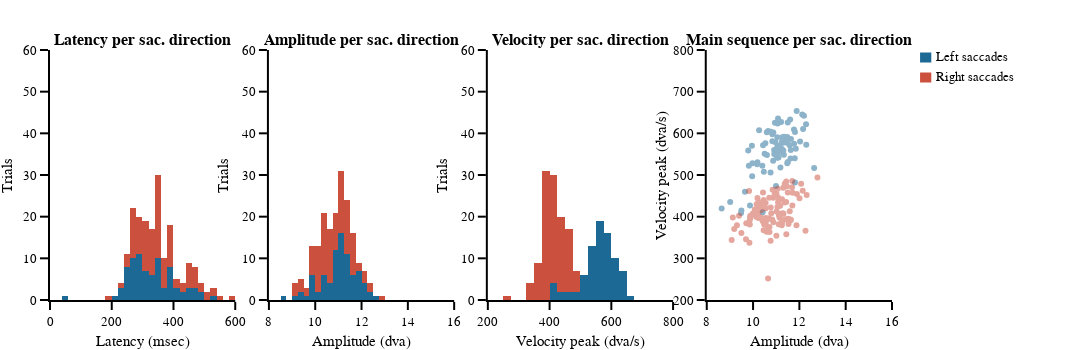

The code cell stored with this chart in its notebook:
### Markdown cell above
#### Saccade parameter graph

### Code cell
# figure specific settings
subplot_titles = ('<b>Latency per sac. direction<b>', '<b>Amplitude per sac. direction<b>', '<b>Velocity per sac. direction<b>', '<b>Main sequence per sac. direction<b>',
                  '<b>Latency per ext. mot. ori.<b>', '<b>Amplitude per ext. mot. ori.<b>', '<b>Velocity per ext. mot. ori.<b>', '<b>Main sequence per ext. mot. ori.<b>',)

# subplot settings
rows, cols = 1, 4
leg_mergin = 200
fig_height, fig_width = 350, 350 * 4 + leg_mergin
column_widths, row_heights = [1,1,1,1],[1]
sb_specs = [[{},{},{},{}]]
fig = make_subplots(rows=rows, cols=cols, print_grid=False, vertical_spacing=0.2, horizontal_spacing=0.04, 
                    column_widths=column_widths, row_heights=row_heights, subplot_titles=subplot_titles)

x_legend = 1.05
y_legend_step = 0.08
y_legend_sd = 0.97
y_legend_mo = 0.36
rad_leg = 0.04

# Right / Left saccades
# ---------------------
for sd_num, sd in enumerate(sds):
    # plot
    fig.append_trace(go.Histogram(x=df_all.loc[(df_all.main_sac_trial == 1) & (df_all.ext_mot_pos == sd_num+1)]['sac_lat_trial'], name=sd, marker_color=sd_cols[sd_num], xbins_size = 20),row=1, col=1)
    fig.append_trace(go.Histogram(x=df_all.loc[(df_all.main_sac_trial == 1) & (df_all.ext_mot_pos == sd_num+1)]['sac_amp_trial'], name=sd, marker_color=sd_cols[sd_num], xbins_size = 0.25),row=1, col=2)
    fig.append_trace(go.Histogram(x=df_all.loc[(df_all.main_sac_trial == 1) & (df_all.ext_mot_pos == sd_num+1)]['sac_vpeak_trial'], name=sd, marker_color=sd_cols[sd_num], xbins_size = 25),row=1, col=3)
    fig.append_trace(go.Scatter(x=df_all.loc[(df_all.main_sac_trial == 1) & (df_all.ext_mot_pos == sd_num+1)]['sac_amp_trial'],
                                y=df_all.loc[(df_all.main_sac_trial == 1) & (df_all.ext_mot_pos == sd_num+1)]['sac_vpeak_trial'],name=sd, mode='markers',marker_color=sd_cols[sd_num],
                                line_width=0, opacity=0.5
                               ),row=1, col=4)
    
    # legend
    fig.add_annotation(xref='paper', yref='paper', x=x_legend, y=y_legend_sd-y_legend_step*sd_num, 
                       text=sd, showarrow=False, font_size = template_specs['axes_font_size'],xanchor = 'left', yanchor='middle')
    fig.add_shape(type='rect',xref='paper', yref='paper', fillcolor=sd_cols[sd_num],line_width=0,
                  x0=x_legend-0.01-rad_leg/6, y0=y_legend_sd-y_legend_step*sd_num-rad_leg/2, 
                  x1=x_legend-0.01+rad_leg/6, y1=y_legend_sd-y_legend_step*sd_num+rad_leg/2)


# axes settings
for row in np.arange(rows):
    for col in np.arange(cols):
        fig.update_xaxes(visible=True, ticklen=8, linewidth=template_specs['axes_width'], row=row+1, col=col+1)
        fig.update_yaxes(visible=True, ticklen=8, linewidth=template_specs['axes_width'], range=[0, 60], title='Trials',row=row+1, col=col+1)

fig.layout.update(xaxis_range =[0, 600],
                  xaxis2_range=[8, 16], 
                  xaxis3_range=[200, 800], 
                  xaxis4_range=[8, 16], 
                  yaxis4_range=[200, 800], 
                  xaxis_title ='Latency (msec)', 
                  xaxis2_title='Amplitude (dva)',
                  xaxis3_title='Velocity peak (dva/s)',
                  xaxis4_title='Amplitude (dva)',
                  yaxis4_title='Velocity peak (dva/s)',
                 )

# Save figure
fig.layout.update(template=fig_template, width=fig_width, height=fig_height, margin_l=50, 
                  margin_r=leg_mergin, margin_t=50, margin_b=50, barmode='stack', showlegend=False)
fig.show()
if not os.path.exists(fig_dir):os.mkdir(fig_dir)    
fig.write_image('{}/{}_saccade_dist.pdf'.format(fig_dir, subject))

### Figure 1 — Plotly figure (JSON) as saved in the notebook; plotly's stock layout.template omitted (floating-point values rounded to 4 significant figures)
{"data": [{"marker": {"color": "rgb(29, 105, 150)"}, "name": "Left saccades", "type": "histogram", "x": [281, 220, 356, 47, 330, 453, 295, 342, 284, 427, 392, 307, 268, 293, 255, 311, 269, 402, 468, 325, 396, 527, 306, 463, 405, 340, 379, 311, 270, 451, 396, 241, 495, 276, 256, 323, 221, 275, 267, 259, 317, 452, 245, 433, 256, 384, 294, 493, 263, 346, 337, 399, 389, 386, 313, 376, 247, 350, 253, 335, 334, 412, 269, 300, 349, 358, 293, 352, 280, 298, 281, 217, 343, 239, 383, 260, 360, 474, 289, 343, 266, 284], "xaxis": "x", "xbins": {"size": 20}, "yaxis": "y"}, {"marker": {"color": "rgb(29, 105, 150)"}, "name": "Left saccades", "type": "histogram", "x": [11.04, 11.25, 11.77, 11.6, 9.651, 11.18, 10.4, 11.77, 11.15, 11.5, 12.64, 11.63, 11.06, 11.33, 11.47, 12.3, 11.49, 11.41, 9.972, 10.97, 11.8, 12.12, 11.3, 10.65, 11.88, 10.43, 10.46, 11.81, 10.91, 11.16, 10.5, 12.29, 11.23, 11.33, 11.85, 11.47, 10.88, 11.31, 11.81, 11.04, 11.62, 11.1, 10.18, 11.21, 10.91, 10.19, 11.25, 10.53, 9.951, 10.76, 11.64, 11.0, 10.94, 12.16, 12.2, 11.08, 11.16, 9.496, 10.83, 11.0, 9.961, 10.84, 9.013, 10.99, 9.819, 10.26, 12.03, 10.59, 10.42, 11.05, 10.87, 10.6, 11.48, 9.868, 10.98, 11.27, 9.482, 10.76, 9.792, 11.5, 11.58, 8.643], "xaxis": "x2", "xbins": {"size": 0.25}, "yaxis": "y2"}, {"marker": {"color": "rgb(29, 105, 150)"}, "name": "Left saccades", "type": "histogram", "x": [541.6, 560.6, 575.1, 633.5, 459.8, 518.1, 522.1, 609.4, 570.2, 531.1, 516.6, 560.2, 623.5, 548.7, 577.2, 572.9, 588.8, 579.8, 528.0, 578.7, 540.1, 645.3, 577.6, 605.4, 653.7, 571.5, 507.7, 481.7, 560.2, 562.1, 551.1, 622.0, 562.9, 591.9, 563.2, 591.5, 601.8, 558.5, 603.5, 566.4, 539.5, 542.1, 525.7, 627.0, 550.6, 530.6, 580.4, 576.0, 570.1, 506.1, 586.6, 551.0, 625.2, 610.5, 642.2, 635.3, 555.0, 414.9, 581.0, 560.8, 497.3, 597.7, 435.4, 473.7, 522.4, 607.6, 580.3, 602.9, 410.4, 590.8, 534.2, 548.2, 527.9, 426.8, 548.1, 590.4, 408.9, 603.8, 558.8, 626.0, 571.2, 419.4], "xaxis": "x3", "xbins": {"size": 25}, "yaxis": "y3"}, {"line": {"width": 0}, "marker": {"color": "rgb(29, 105, 150)"}, "mode": "markers", "name": "Left saccades", "opacity": 0.5, "type": "scatter", "x": [11.04, 11.25, 11.77, 11.6, 9.651, 11.18, 10.4, 11.77, 11.15, 11.5, 12.64, 11.63, 11.06, 11.33, 11.47, 12.3, 11.49, 11.41, 9.972, 10.97, 11.8, 12.12, 11.3, 10.65, 11.88, 10.43, 10.46, 11.81, 10.91, 11.16, 10.5, 12.29, 11.23, 11.33, 11.85, 11.47, 10.88, 11.31, 11.81, 11.04, 11.62, 11.1, 10.18, 11.21, 10.91, 10.19, 11.25, 10.53, 9.951, 10.76, 11.64, 11.0, 10.94, 12.16, 12.2, 11.08, 11.16, 9.496, 10.83, 11.0, 9.961, 10.84, 9.013, 10.99, 9.819, 10.26, 12.03, 10.59, 10.42, 11.05, 10.87, 10.6, 11.48, 9.868, 10.98, 11.27, 9.482, 10.76, 9.792, 11.5, 11.58, 8.643], "xaxis": "x4", "y": [541.6, 560.6, 575.1, 633.5, 459.8, 518.1, 522.1, 609.4, 570.2, 531.1, 516.6, 560.2, 623.5, 548.7, 577.2, 572.9, 588.8, 579.8, 528.0, 578.7, 540.1, 645.3, 577.6, 605.4, 653.7, 571.5, 507.7, 481.7, 560.2, 562.1, 551.1, 622.0, 562.9, 591.9, 563.2, 591.5, 601.8, 558.5, 603.5, 566.4, 539.5, 542.1, 525.7, 627.0, 550.6, 530.6, 580.4, 576.0, 570.1, 506.1, 586.6, 551.0, 625.2, 610.5, 642.2, 635.3, 555.0, 414.9, 581.0, 560.8, 497.3, 597.7, 435.4, 473.7, 522.4, 607.6, 580.3, 602.9, 410.4, 590.8, 534.2, 548.2, 527.9, 426.8, 548.1, 590.4, 408.9, 603.8, 558.8, 626.0, 571.2, 419.4], "yaxis": "y4"}, {"marker": {"color": "rgb(204, 80, 62)"}, "name": "Right saccades", "type": "histogram", "x": [314, 285, 408, 269, 444, 290, 279, 260, 376, 265, 382, 339, 373, 355, 275, 352, 482, 464, 310, 401, 283, 276, 346, 471, 352, 302, 343, 437, 397, 340, 359, 324, 322, 365, 388, 458, 454, 336, 264, 426, 279, 384, 533, 544, 340, 313, 306, 361, 286, 286, 301, 280, 306, 342, 354, 270, 388, 294, 469, 243, 317, 347, 501, 331, 255, 323, 328, 444, 374, 474, 519, 458, 355, 340, 368, 380, 262, 532, 468, 345, 358, 399, 276, 287, 318, 317, 324, 288, 448, 357, 303, 353, 343, 343, 313, 495, 363, 324, 323, 273, 347, 331, 392, 382, 180, 391, 241, 239, 590], "xaxis": "x", "xbins": {"size": 20}, "yaxis": "y"}, {"marker": {"color": "rgb(204, 80, 62)"}, "name": "Right saccades", "type": "histogram", "x": [10.54, 10.62, 11.01, 10.68, 11.43, 10.31, 9.864, 9.859, 9.707, 10.37, 11.38, 9.126, 12.27, 11.87, 11.25, 11.53, 11.6, 12.01, 11.64, 10.34, 10.54, 10.49, 10.76, 11.53, 10.82, 11.71, 11.52, 11.36, 11.01, 11.17, 10.21, 9.886, 10.07, 10.2, 10.71, 9.87, 11.15, 11.11, 11.12, 11.37, 9.843, 10.46, 11.7, 10.48, 11.24, 10.76, 11.69, 10.26, 10.14, 10.34, 9.303, 10.49, 11.31, 11.5, 10.19, 11.28, 9.828, 10.41, 10.71, 10.14, 10.27, 9.187, 12.07, 9.077, 10.27, 12.32, 10.23, 11.28, 11.01, 11.08, 11.07, 11.3, 11.45, 11.89, 10.34, 11.58, 10.87, 11.14, 10.93, 10.46, 11.68, 11.09, 9.693, 10.54, 10.24, 10.64, 10.13, 10.65, 10.55, 9.495, 10.16, 10.14, 10.85, 10.43, 9.395, 11.17, 11.43, 11.05, 9.992, 10.52, 12.78, 10.79, 10.58, 10.88, 12.14, 10.95, 11.24, 10.7, 11.44], "xaxis": "x2", "xbins": {"size": 0.25}, "yaxis": "y2"}, {"marker": {"color": "rgb(204, 80, 62)"}, "name": "Right saccades", "type": "histogram", "x": [396.5, 370.5, 412.1, 396.0, 435.0, 418.9, 392.8, 381.4, 384.3, 396.9, 393.7, 397.8, 366.5, 379.1, 441.5, 382.1, 390.8, 444.3, 392.3, 415.4, 419.5, 384.9, 342.1, 394.3, 393.5, 457.5, 394.7, 434.0, 354.4, 405.5, 414.2, 402.1, 417.2, 398.7, 363.3, 398.4, 406.8, 381.9, 403.4, 479.3, 337.5, 367.3, 426.6, 381.1, 379.2, 421.8, 485.8, 415.0, 417.7, 430.5, 379.4, 434.0, 406.8, 457.9, 445.1, 408.2, 461.6, 389.4, 375.3, 404.0, 415.3, 370.6, 478.9, 343.9, 400.5, 451.8, 435.6, 390.1, 454.2, 434.5, 467.0, 469.2, 473.1, 454.5, 425.6, 413.1, 445.5, 397.6, 454.2, 440.1, 470.3, 445.2, 345.6, 432.6, 397.1, 394.4, 400.0, 251.7, 385.3, 360.6, 430.1, 401.3, 464.8, 458.1, 402.2, 426.3, 484.6, 423.5, 407.8, 421.0, 494.0, 408.3, 363.9, 386.9, 462.0, 463.1, 384.0, 445.4, 358.0], "xaxis": "x3", "xbins": {"size": 25}, "yaxis": "y3"}, {"line": {"width": 0}, "marker": {"color": "rgb(204, 80, 62)"}, "mode": "markers", "name": "Right saccades", "opacity": 0.5, "type": "scatter", "x": [10.54, 10.62, 11.01, 10.68, 11.43, 10.31, 9.864, 9.859, 9.707, 10.37, 11.38, 9.126, 12.27, 11.87, 11.25, 11.53, 11.6, 12.01, 11.64, 10.34, 10.54, 10.49, 10.76, 11.53, 10.82, 11.71, 11.52, 11.36, 11.01, 11.17, 10.21, 9.886, 10.07, 10.2, 10.71, 9.87, 11.15, 11.11, 11.12, 11.37, 9.843, 10.46, 11.7, 10.48, 11.24, 10.76, 11.69, 10.26, 10.14, 10.34, 9.303, 10.49, 11.31, 11.5, 10.19, 11.28, 9.828, 10.41, 10.71, 10.14, 10.27, 9.187, 12.07, 9.077, 10.27, 12.32, 10.23, 11.28, 11.01, 11.08, 11.07, 11.3, 11.45, 11.89, 10.34, 11.58, 10.87, 11.14, 10.93, 10.46, 11.68, 11.09, 9.693, 10.54, 10.24, 10.64, 10.13, 10.65, 10.55, 9.495, 10.16, 10.14, 10.85, 10.43, 9.395, 11.17, 11.43, 11.05, 9.992, 10.52, 12.78, 10.79, 10.58, 10.88, 12.14, 10.95, 11.24, 10.7, 11.44], "xaxis": "x4", "y": [396.5, 370.5, 412.1, 396.0, 435.0, 418.9, 392.8, 381.4, 384.3, 396.9, 393.7, 397.8, 366.5, 379.1, 441.5, 382.1, 390.8, 444.3, 392.3, 415.4, 419.5, 384.9, 342.1, 394.3, 393.5, 457.5, 394.7, 434.0, 354.4, 405.5, 414.2, 402.1, 417.2, 398.7, 363.3, 398.4, 406.8, 381.9, 403.4, 479.3, 337.5, 367.3, 426.6, 381.1, 379.2, 421.8, 485.8, 415.0, 417.7, 430.5, 379.4, 434.0, 406.8, 457.9, 445.1, 408.2, 461.6, 389.4, 375.3, 404.0, 415.3, 370.6, 478.9, 343.9, 400.5, 451.8, 435.6, 390.1, 454.2, 434.5, 467.0, 469.2, 473.1, 454.5, 425.6, 413.1, 445.5, 397.6, 454.2, 440.1, 470.3, 445.2, 345.6, 432.6, 397.1, 394.4, 400.0, 251.7, 385.3, 360.6, 430.1, 401.3, 464.8, 458.1, 402.2, 426.3, 484.6, 423.5, 407.8, 421.0, 494.0, 408.3, 363.9, 386.9, 462.0, 463.1, 384.0, 445.4, 358.0], "yaxis": "y4"}], "layout": {"annotations": [{"font": {"size": 16}, "showarrow": false, "text": "<b>Latency per sac. direction<b>", "x": 0.11, "xanchor": "center", "xref": "paper", "y": 1, "yanchor": "bottom", "yref": "paper"}, {"font": {"size": 16}, "showarrow": false, "text": "<b>Amplitude per sac. direction<b>", "x": 0.37, "xanchor": "center", "xref": "paper", "y": 1, "yanchor": "bottom", "yref": "paper"}, {"font": {"size": 16}, "showarrow": false, "text": "<b>Velocity per sac. direction<b>", "x": 0.63, "xanchor": "center", "xref": "paper", "y": 1, "yanchor": "bottom", "yref": "paper"}, {"font": {"size": 16}, "showarrow": false, "text": "<b>Main sequence per sac. direction<b>", "x": 0.89, "xanchor": "center", "xref": "paper", "y": 1, "yanchor": "bottom", "yref": "paper"}, {"font": {"size": 13}, "showarrow": false, "text": "Left saccades", "x": 1.05, "xanchor": "left", "xref": "paper", "y": 0.97, "yanchor": "middle", "yref": "paper"}, {"font": {"size": 13}, "showarrow": false, "text": "Right saccades", "x": 1.05, "xanchor": "left", "xref": "paper", "y": 0.89, "yanchor": "middle", "yref": "paper"}], "barmode": "stack", "height": 350, "margin": {"b": 50, "l": 50, "r": 200, "t": 50}, "shapes": [{"fillcolor": "rgb(29, 105, 150)", "line": {"width": 0}, "type": "rect", "x0": 1.033, "x1": 1.047, "xref": "paper", "y0": 0.95, "y1": 0.99, "yref": "paper"}, {"fillcolor": "rgb(204, 80, 62)", "line": {"width": 0}, "type": "rect", "x0": 1.033, "x1": 1.047, "xref": "paper", "y0": 0.87, "y1": 0.91, "yref": "paper"}], "showlegend": false, "width": 1600, "xaxis": {"anchor": "y", "domain": [0, 0.22], "linewidth": 2, "range": [0, 600], "ticklen": 8, "title": {"text": "Latency (msec)"}, "type": "linear", "visible": true}, "xaxis2": {"anchor": "y2", "domain": [0.26, 0.48], "linewidth": 2, "range": [8, 16], "ticklen": 8, "title": {"text": "Amplitude (dva)"}, "type": "linear", "visible": true}, "xaxis3": {"anchor": "y3", "domain": [0.52, 0.74], "linewidth": 2, "range": [200, 800], "ticklen": 8, "title": {"text": "Velocity peak (dva/s)"}, "type": "linear", "visible": true}, "xaxis4": {"anchor": "y4", "domain": [0.78, 1], "linewidth": 2, "range": [8, 16], "ticklen": 8, "title": {"text": "Amplitude (dva)"}, "type": "linear", "visible": true}, "yaxis": {"anchor": "x", "domain": [0, 1], "linewidth": 2, "range": [0, 60], "ticklen": 8, "title": {"text": "Trials"}, "visible": true}, "yaxis2": {"anchor": "x2", "domain": [0, 1], "linewidth": 2, "range": [0, 60], "ticklen": 8, "title": {"text": "Trials"}, "visible": true}, "yaxis3": {"anchor": "x3", "domain": [0, 1], "linewidth": 2, "range": [0, 60], "ticklen": 8, "title": {"text": "Trials"}, "visible": true}, "yaxis4": {"anchor": "x4", "domain": [0, 1], "linewidth": 2, "range": [200, 800], "ticklen": 8, "title": {"text": "Velocity peak (dva/s)"}, "type": "linear", "visible": true}}}
